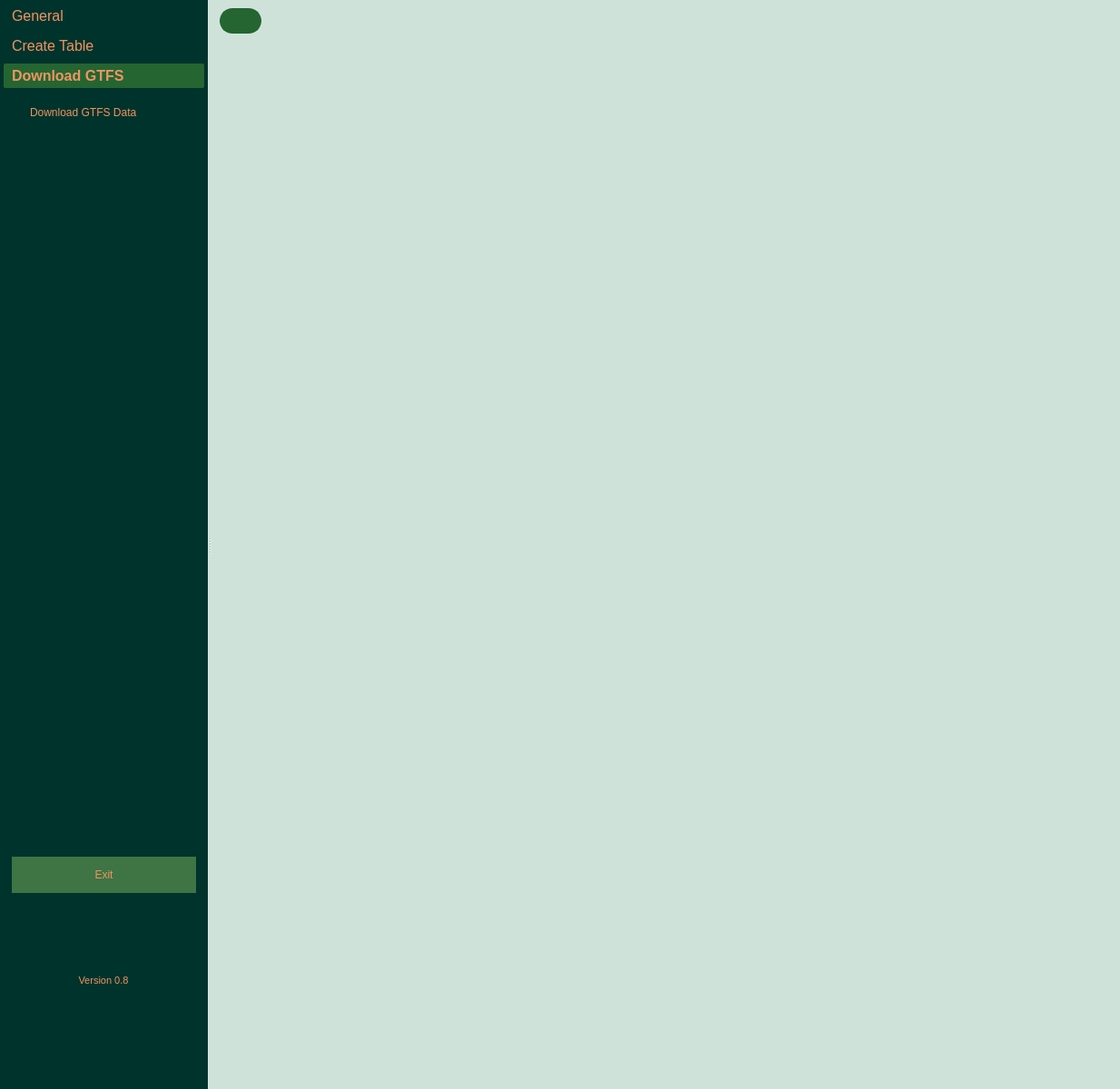
<?xml version="1.0" encoding="UTF-8"?>
<ui version="4.0">
 <class>MainWindow</class>
 <widget class="QMainWindow" name="MainWindow">
  <property name="geometry">
   <rect>
    <x>0</x>
    <y>0</y>
    <width>1234</width>
    <height>1200</height>
   </rect>
  </property>
  <property name="sizePolicy">
   <sizepolicy hsizetype="Expanding" vsizetype="Expanding">
    <horstretch>0</horstretch>
    <verstretch>0</verstretch>
   </sizepolicy>
  </property>
  <property name="font">
   <font>
    <pointsize>12</pointsize>
   </font>
  </property>
  <property name="windowTitle">
   <string>MainWindow</string>
  </property>
  <property name="autoFillBackground">
   <bool>false</bool>
  </property>
  <property name="styleSheet">
   <string notr="true">border-style: solid;
border-color:  #f2f7f5;
background: #cfe2da; 
color: #00473e;
</string>
  </property>
  <widget class="QWidget" name="centralwidget">
   <property name="styleSheet">
    <string notr="true">color: white;
</string>
   </property>
   <layout class="QGridLayout" name="gridLayout_3">
    <property name="sizeConstraint">
     <enum>QLayout::SetNoConstraint</enum>
    </property>
    <property name="leftMargin">
     <number>0</number>
    </property>
    <property name="topMargin">
     <number>0</number>
    </property>
    <property name="rightMargin">
     <number>0</number>
    </property>
    <property name="bottomMargin">
     <number>0</number>
    </property>
    <property name="spacing">
     <number>0</number>
    </property>
    <item row="0" column="0">
     <widget class="QSplitter" name="splitter">
      <property name="sizePolicy">
       <sizepolicy hsizetype="Expanding" vsizetype="Expanding">
        <horstretch>0</horstretch>
        <verstretch>0</verstretch>
       </sizepolicy>
      </property>
      <property name="orientation">
       <enum>Qt::Horizontal</enum>
      </property>
      <widget class="QWidget" name="menu_widget" native="true">
       <property name="sizePolicy">
        <sizepolicy hsizetype="Expanding" vsizetype="Expanding">
         <horstretch>0</horstretch>
         <verstretch>0</verstretch>
        </sizepolicy>
       </property>
       <property name="minimumSize">
        <size>
         <width>229</width>
         <height>0</height>
        </size>
       </property>
       <property name="maximumSize">
        <size>
         <width>167772</width>
         <height>167770</height>
        </size>
       </property>
       <property name="font">
        <font>
         <family>Segoe UI</family>
         <pointsize>18</pointsize>
        </font>
       </property>
       <property name="styleSheet">
        <string notr="true">border: none;
background-color: #00332c;
color: #ee9462;

</string>
       </property>
       <layout class="QGridLayout" name="gridLayout">
        <property name="sizeConstraint">
         <enum>QLayout::SetNoConstraint</enum>
        </property>
        <property name="leftMargin">
         <number>4</number>
        </property>
        <property name="topMargin">
         <number>4</number>
        </property>
        <property name="rightMargin">
         <number>4</number>
        </property>
        <property name="bottomMargin">
         <number>15</number>
        </property>
        <item row="0" column="0">
         <widget class="QToolBox" name="toolBox">
          <property name="sizePolicy">
           <sizepolicy hsizetype="Expanding" vsizetype="Expanding">
            <horstretch>0</horstretch>
            <verstretch>0</verstretch>
           </sizepolicy>
          </property>
          <property name="font">
           <font>
            <family>Segoe UI</family>
            <pointsize>12</pointsize>
           </font>
          </property>
          <property name="mouseTracking">
           <bool>true</bool>
          </property>
          <property name="styleSheet">
           <string notr="true">#toolBox {
	color:#00473e;

}

#toolBox::tab {
	padding-left: 5px;
	text-align: left;
	border-radius: 2px;
    border-style: solid;
}

#toolBox::tab:selected {
	background-color: #256531;
	font-weight: bold;
}

#toolBox QPushButton {
	padding: 5px 0px 5px 20px;
	text-align: left;
	border-radius: 3px;
}

#toolBox QPushButton:hover {
	background-color: #587b6d;
   border-radius: 3px;
}

#toolBox QPushButton:checked {
	background-color: #585d1c;
	font-weight: bold;
}</string>
          </property>
          <property name="currentIndex">
           <number>2</number>
          </property>
          <widget class="QWidget" name="page">
           <property name="geometry">
            <rect>
             <x>0</x>
             <y>0</y>
             <width>221</width>
             <height>820</height>
            </rect>
           </property>
           <attribute name="icon">
            <iconset resource="res/resource_boot.qrc">
             <normaloff>:/newPrefix/icons/bootstrap-icons-1.10.3/house-door.svg</normaloff>:/newPrefix/icons/bootstrap-icons-1.10.3/house-door.svg</iconset>
           </attribute>
           <attribute name="label">
            <string>General</string>
           </attribute>
           <layout class="QGridLayout" name="gridLayout_6">
            <item row="1" column="0">
             <spacer name="verticalSpacer_4">
              <property name="orientation">
               <enum>Qt::Vertical</enum>
              </property>
              <property name="sizeHint" stdset="0">
               <size>
                <width>20</width>
                <height>299</height>
               </size>
              </property>
             </spacer>
            </item>
            <item row="1" column="1">
             <spacer name="verticalSpacer">
              <property name="orientation">
               <enum>Qt::Vertical</enum>
              </property>
              <property name="sizeHint" stdset="0">
               <size>
                <width>20</width>
                <height>299</height>
               </size>
              </property>
             </spacer>
            </item>
            <item row="0" column="0" colspan="2">
             <widget class="QPushButton" name="pushButton_5">
              <property name="text">
               <string>General Information</string>
              </property>
             </widget>
            </item>
           </layout>
          </widget>
          <widget class="QWidget" name="page_2">
           <property name="geometry">
            <rect>
             <x>0</x>
             <y>0</y>
             <width>221</width>
             <height>820</height>
            </rect>
           </property>
           <property name="styleSheet">
            <string notr="true"/>
           </property>
           <attribute name="icon">
            <iconset resource="res/resource_boot.qrc">
             <normaloff>:/newPrefix/icons/bootstrap-icons-1.10.3/table.svg</normaloff>:/newPrefix/icons/bootstrap-icons-1.10.3/table.svg</iconset>
           </attribute>
           <attribute name="label">
            <string>Create Table</string>
           </attribute>
           <layout class="QGridLayout" name="gridLayout_5">
            <item row="3" column="1">
             <spacer name="verticalSpacer_2">
              <property name="orientation">
               <enum>Qt::Vertical</enum>
              </property>
              <property name="sizeHint" stdset="0">
               <size>
                <width>20</width>
                <height>209</height>
               </size>
              </property>
             </spacer>
            </item>
            <item row="0" column="0" colspan="2">
             <widget class="QPushButton" name="pushButton_2">
              <property name="styleSheet">
               <string notr="true"/>
              </property>
              <property name="text">
               <string>Import</string>
              </property>
              <property name="checkable">
               <bool>true</bool>
              </property>
              <property name="checked">
               <bool>false</bool>
              </property>
             </widget>
            </item>
            <item row="1" column="0" colspan="2">
             <widget class="QPushButton" name="pushButton_3">
              <property name="styleSheet">
               <string notr="true"/>
              </property>
              <property name="text">
               <string>Select</string>
              </property>
              <property name="checkable">
               <bool>true</bool>
              </property>
             </widget>
            </item>
            <item row="2" column="0" colspan="2">
             <widget class="QPushButton" name="pushButton_4">
              <property name="styleSheet">
               <string notr="true"/>
              </property>
              <property name="text">
               <string>Create</string>
              </property>
              <property name="checkable">
               <bool>true</bool>
              </property>
             </widget>
            </item>
           </layout>
          </widget>
          <widget class="QWidget" name="page_3">
           <property name="geometry">
            <rect>
             <x>0</x>
             <y>0</y>
             <width>221</width>
             <height>820</height>
            </rect>
           </property>
           <attribute name="icon">
            <iconset resource="res/resource_boot.qrc">
             <normaloff>:/newPrefix/icons/bootstrap-icons-1.10.3/download.svg</normaloff>:/newPrefix/icons/bootstrap-icons-1.10.3/download.svg</iconset>
           </attribute>
           <attribute name="label">
            <string>Download GTFS</string>
           </attribute>
           <layout class="QGridLayout" name="gridLayout_2">
            <item row="1" column="0">
             <spacer name="verticalSpacer_3">
              <property name="orientation">
               <enum>Qt::Vertical</enum>
              </property>
              <property name="sizeHint" stdset="0">
               <size>
                <width>20</width>
                <height>299</height>
               </size>
              </property>
             </spacer>
            </item>
            <item row="0" column="0">
             <widget class="QPushButton" name="pushButton_6">
              <property name="text">
               <string>Download GTFS Data</string>
              </property>
             </widget>
            </item>
           </layout>
          </widget>
         </widget>
        </item>
        <item row="1" column="0">
         <widget class="QFrame" name="frame">
          <property name="minimumSize">
           <size>
            <width>0</width>
            <height>250</height>
           </size>
          </property>
          <property name="frameShape">
           <enum>QFrame::StyledPanel</enum>
          </property>
          <property name="frameShadow">
           <enum>QFrame::Raised</enum>
          </property>
          <layout class="QGridLayout" name="gridLayout_7">
           <item row="3" column="0" alignment="Qt::AlignHCenter|Qt::AlignVCenter">
            <widget class="QTextBrowser" name="textBrowser">
             <property name="maximumSize">
              <size>
               <width>100</width>
               <height>25</height>
              </size>
             </property>
             <property name="html">
              <string>&lt;!DOCTYPE HTML PUBLIC &quot;-//W3C//DTD HTML 4.0//EN&quot; &quot;http://www.w3.org/TR/REC-html40/strict.dtd&quot;&gt;
&lt;html&gt;&lt;head&gt;&lt;meta name=&quot;qrichtext&quot; content=&quot;1&quot; /&gt;&lt;style type=&quot;text/css&quot;&gt;
p, li { white-space: pre-wrap; }
&lt;/style&gt;&lt;/head&gt;&lt;body style=&quot; font-family:'MS Shell Dlg 2'; font-size:8.25pt; font-weight:400; font-style:normal;&quot;&gt;
&lt;p align=&quot;center&quot; style=&quot; margin-top:0px; margin-bottom:0px; margin-left:0px; margin-right:0px; -qt-block-indent:0; text-indent:0px;&quot;&gt;Version 0.8&lt;/p&gt;&lt;/body&gt;&lt;/html&gt;</string>
             </property>
            </widget>
           </item>
           <item row="2" column="0">
            <widget class="QPushButton" name="btnExit">
             <property name="minimumSize">
              <size>
               <width>100</width>
               <height>40</height>
              </size>
             </property>
             <property name="styleSheet">
              <string notr="true">background-color: #3f7444;</string>
             </property>
             <property name="text">
              <string>Exit</string>
             </property>
            </widget>
           </item>
          </layout>
         </widget>
        </item>
       </layout>
      </widget>
      <widget class="QWidget" name="main_widget" native="true">
       <property name="sizePolicy">
        <sizepolicy hsizetype="Expanding" vsizetype="Expanding">
         <horstretch>0</horstretch>
         <verstretch>0</verstretch>
        </sizepolicy>
       </property>
       <property name="minimumSize">
        <size>
         <width>1000</width>
         <height>0</height>
        </size>
       </property>
       <property name="styleSheet">
        <string notr="true">background: #cfe2da;
color: #475d5b;</string>
       </property>
       <layout class="QGridLayout" name="gridLayout_4">
        <property name="sizeConstraint">
         <enum>QLayout::SetMaximumSize</enum>
        </property>
        <property name="leftMargin">
         <number>0</number>
        </property>
        <property name="topMargin">
         <number>0</number>
        </property>
        <property name="rightMargin">
         <number>0</number>
        </property>
        <property name="bottomMargin">
         <number>0</number>
        </property>
        <item row="0" column="0">
         <widget class="QWidget" name="widget" native="true">
          <property name="styleSheet">
           <string notr="true"/>
          </property>
          <layout class="QHBoxLayout" name="horizontalLayout">
           <item>
            <widget class="QPushButton" name="pushButton">
             <property name="layoutDirection">
              <enum>Qt::LeftToRight</enum>
             </property>
             <property name="styleSheet">
              <string notr="true">background-color: #256531;
border-style: solid;
border-width: 2px;
border-radius: 14px;
border-color: #256531;
padding: 5px;
color: #f4edea;</string>
             </property>
             <property name="text">
              <string/>
             </property>
             <property name="icon">
              <iconset resource="res/resource_boot.qrc">
               <normaloff>:/newPrefix/icons/bootstrap-icons-1.10.3/arrow-left-square.svg</normaloff>
               <normalon>:/newPrefix/icons/bootstrap-icons-1.10.3/arrow-right-square.svg</normalon>:/newPrefix/icons/bootstrap-icons-1.10.3/arrow-left-square.svg</iconset>
             </property>
             <property name="checkable">
              <bool>true</bool>
             </property>
             <property name="checked">
              <bool>false</bool>
             </property>
            </widget>
           </item>
           <item>
            <spacer name="horizontalSpacer">
             <property name="orientation">
              <enum>Qt::Horizontal</enum>
             </property>
             <property name="sizeHint" stdset="0">
              <size>
               <width>40</width>
               <height>20</height>
              </size>
             </property>
            </spacer>
           </item>
          </layout>
         </widget>
        </item>
        <item row="1" column="0" alignment="Qt::AlignHCenter|Qt::AlignVCenter">
         <widget class="QTabWidget" name="tabWidget">
          <property name="sizePolicy">
           <sizepolicy hsizetype="Expanding" vsizetype="Expanding">
            <horstretch>10</horstretch>
            <verstretch>10</verstretch>
           </sizepolicy>
          </property>
          <property name="minimumSize">
           <size>
            <width>1100</width>
            <height>900</height>
           </size>
          </property>
          <property name="layoutDirection">
           <enum>Qt::LeftToRight</enum>
          </property>
          <property name="autoFillBackground">
           <bool>false</bool>
          </property>
          <property name="styleSheet">
           <string notr="true">QTabWidget {
         border: none;
         padding:1 px;
        }

QTabWidget::panel {
  background: #F8B195;
  color: black;
  border: none;
} 

QTabBar {
         border: none;
        }

QTabBar::tab {
  background: #F67280; 
  padding: 15px;

} 

QTabBar::tab:selected { 
  background-color: #f8e395;
  border-radius: 5px;
}

</string>
          </property>
          <property name="tabShape">
           <enum>QTabWidget::Triangular</enum>
          </property>
          <property name="currentIndex">
           <number>-1</number>
          </property>
          <property name="tabsClosable">
           <bool>false</bool>
          </property>
          <property name="tabBarAutoHide">
           <bool>true</bool>
          </property>
         </widget>
        </item>
       </layout>
      </widget>
     </widget>
    </item>
   </layout>
  </widget>
 </widget>
 <resources>
  <include location="res/resource.qrc"/>
  <include location="res/resource_boot.qrc"/>
 </resources>
 <connections>
  <connection>
   <sender>pushButton</sender>
   <signal>toggled(bool)</signal>
   <receiver>menu_widget</receiver>
   <slot>setHidden(bool)</slot>
   <hints>
    <hint type="sourcelabel">
     <x>276</x>
     <y>38</y>
    </hint>
    <hint type="destinationlabel">
     <x>96</x>
     <y>295</y>
    </hint>
   </hints>
  </connection>
  <connection>
   <sender>btnExit</sender>
   <signal>clicked()</signal>
   <receiver>MainWindow</receiver>
   <slot>close()</slot>
   <hints>
    <hint type="sourcelabel">
     <x>185</x>
     <y>983</y>
    </hint>
    <hint type="destinationlabel">
     <x>639</x>
     <y>439</y>
    </hint>
   </hints>
  </connection>
 </connections>
</ui>
